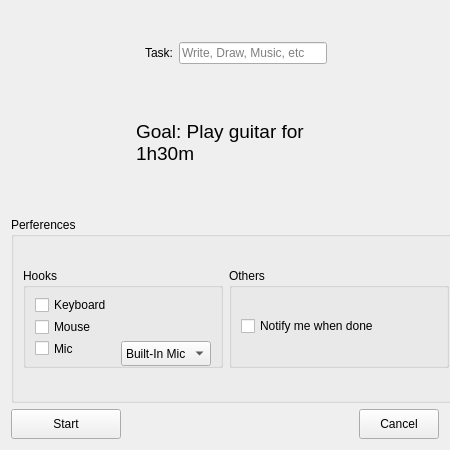
<?xml version="1.0" encoding="UTF-8"?>
<ui version="4.0">
 <class>TimerWindowQWidget</class>
 <widget class="QWidget" name="TimerWindowQWidget">
  <property name="windowModality">
   <enum>Qt::ApplicationModal</enum>
  </property>
  <property name="geometry">
   <rect>
    <x>0</x>
    <y>0</y>
    <width>450</width>
    <height>450</height>
   </rect>
  </property>
  <property name="minimumSize">
   <size>
    <width>450</width>
    <height>450</height>
   </size>
  </property>
  <property name="maximumSize">
   <size>
    <width>450</width>
    <height>450</height>
   </size>
  </property>
  <property name="windowTitle">
   <string>Tasker - Session</string>
  </property>
  <property name="layoutDirection">
   <enum>Qt::LeftToRight</enum>
  </property>
  <layout class="QGridLayout" name="gridLayout">
   <item row="6" column="2">
    <widget class="QPushButton" name="backQPushButton">
     <property name="maximumSize">
      <size>
       <width>110</width>
       <height>30</height>
      </size>
     </property>
     <property name="text">
      <string>Cancel</string>
     </property>
    </widget>
   </item>
   <item row="2" column="0">
    <widget class="QGroupBox" name="groupBox">
     <property name="minimumSize">
      <size>
       <width>450</width>
       <height>0</height>
      </size>
     </property>
     <property name="maximumSize">
      <size>
       <width>450</width>
       <height>200</height>
      </size>
     </property>
     <property name="title">
      <string>Perferences</string>
     </property>
     <layout class="QGridLayout" name="gridLayout_2">
      <item row="0" column="1">
       <widget class="QGroupBox" name="productionTimeAlertQGroupBox">
        <property name="maximumSize">
         <size>
          <width>400</width>
          <height>100</height>
         </size>
        </property>
        <property name="layoutDirection">
         <enum>Qt::LeftToRight</enum>
        </property>
        <property name="title">
         <string>Others</string>
        </property>
        <property name="flat">
         <bool>true</bool>
        </property>
        <layout class="QVBoxLayout" name="verticalLayout">
         <item>
          <widget class="QCheckBox" name="checkBox">
           <property name="text">
            <string>Notify me when done</string>
           </property>
          </widget>
         </item>
        </layout>
       </widget>
      </item>
      <item row="0" column="0">
       <widget class="QGroupBox" name="taskListenersQGroupBox">
        <property name="maximumSize">
         <size>
          <width>200</width>
          <height>100</height>
         </size>
        </property>
        <property name="styleSheet">
         <string notr="true"/>
        </property>
        <property name="title">
         <string>Hooks</string>
        </property>
        <property name="checkable">
         <bool>false</bool>
        </property>
        <layout class="QGridLayout" name="gridLayout_4">
         <item row="2" column="0">
          <widget class="QCheckBox" name="audioQCheckBox">
           <property name="text">
            <string>Mic</string>
           </property>
          </widget>
         </item>
         <item row="0" column="0" colspan="2">
          <widget class="QCheckBox" name="keyboardQCheckBox">
           <property name="text">
            <string>Keyboard</string>
           </property>
           <property name="tristate">
            <bool>false</bool>
           </property>
          </widget>
         </item>
         <item row="1" column="0">
          <widget class="QCheckBox" name="mouseQCheckBox">
           <property name="text">
            <string>Mouse</string>
           </property>
          </widget>
         </item>
         <item row="2" column="1">
          <widget class="QComboBox" name="audioQComboBox">
           <property name="minimumSize">
            <size>
             <width>0</width>
             <height>25</height>
            </size>
           </property>
           <property name="maximumSize">
            <size>
             <width>100</width>
             <height>200</height>
            </size>
           </property>
           <item>
            <property name="text">
             <string>Built-In Mic</string>
            </property>
           </item>
          </widget>
         </item>
        </layout>
       </widget>
      </item>
     </layout>
    </widget>
   </item>
   <item row="0" column="0">
    <widget class="QWidget" name="widget" native="true">
     <property name="minimumSize">
      <size>
       <width>450</width>
       <height>200</height>
      </size>
     </property>
     <property name="maximumSize">
      <size>
       <width>450</width>
       <height>200</height>
      </size>
     </property>
     <layout class="QGridLayout" name="gridLayout_3">
      <item row="1" column="0">
       <widget class="QLabel" name="goalQLabel">
        <property name="maximumSize">
         <size>
          <width>200</width>
          <height>100</height>
         </size>
        </property>
        <property name="font">
         <font>
          <pointsize>14</pointsize>
         </font>
        </property>
        <property name="text">
         <string>Goal: Play guitar for 1h30m</string>
        </property>
        <property name="wordWrap">
         <bool>true</bool>
        </property>
       </widget>
      </item>
      <item row="0" column="0">
       <widget class="QWidget" name="TaskContainerQWidget" native="true">
        <property name="maximumSize">
         <size>
          <width>200</width>
          <height>50</height>
         </size>
        </property>
        <layout class="QHBoxLayout" name="horizontalLayout">
         <item>
          <widget class="QLabel" name="taskQLabel">
           <property name="maximumSize">
            <size>
             <width>50</width>
             <height>16777215</height>
            </size>
           </property>
           <property name="text">
            <string>Task:</string>
           </property>
          </widget>
         </item>
         <item>
          <widget class="QLineEdit" name="taskLineEdit">
           <property name="text">
            <string/>
           </property>
           <property name="placeholderText">
            <string>Write, Draw, Music, etc</string>
           </property>
          </widget>
         </item>
        </layout>
       </widget>
      </item>
     </layout>
    </widget>
   </item>
   <item row="6" column="0">
    <widget class="QPushButton" name="startTimerQPushButton">
     <property name="maximumSize">
      <size>
       <width>110</width>
       <height>30</height>
      </size>
     </property>
     <property name="text">
      <string>Start</string>
     </property>
    </widget>
   </item>
  </layout>
 </widget>
 <resources/>
 <connections/>
</ui>
